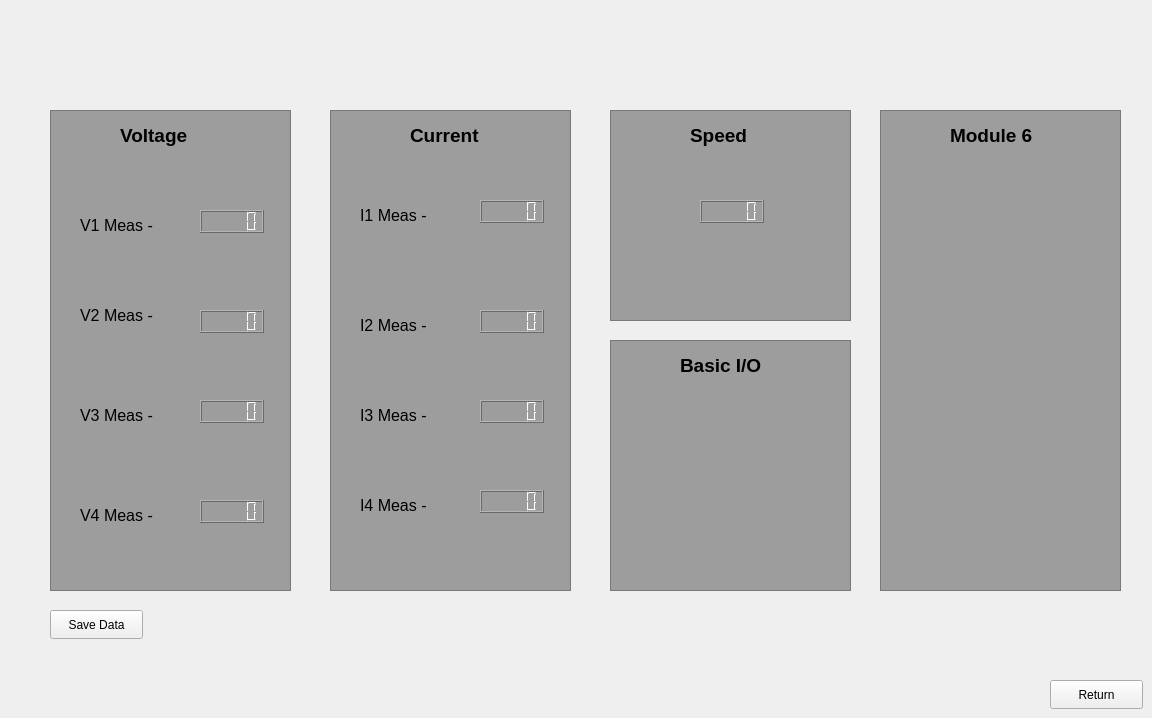
    <widget class="QWidget" name="CustomMeasPg">
     <widget class="QPushButton" name="pushButton_2">
      <property name="geometry">
       <rect>
        <x>1050</x>
        <y>680</y>
        <width>93</width>
        <height>29</height>
       </rect>
      </property>
      <property name="text">
       <string>Return</string>
      </property>
     </widget>
     <widget class="QFrame" name="VoltageMod">
      <property name="geometry">
       <rect>
        <x>50</x>
        <y>110</y>
        <width>241</width>
        <height>481</height>
       </rect>
      </property>
      <property name="styleSheet">
       <string notr="true">background-color: rgb(157, 157, 157);</string>
      </property>
      <property name="frameShape">
       <enum>QFrame::Shape::StyledPanel</enum>
      </property>
      <property name="frameShadow">
       <enum>QFrame::Shadow::Raised</enum>
      </property>
      <widget class="QLabel" name="label">
       <property name="geometry">
        <rect>
         <x>70</x>
         <y>10</y>
         <width>91</width>
         <height>31</height>
        </rect>
       </property>
       <property name="font">
        <font>
         <pointsize>14</pointsize>
         <bold>true</bold>
        </font>
       </property>
       <property name="text">
        <string>Voltage</string>
       </property>
      </widget>
      <widget class="QLCDNumber" name="V1">
       <property name="geometry">
        <rect>
         <x>150</x>
         <y>100</y>
         <width>64</width>
         <height>23</height>
        </rect>
       </property>
      </widget>
      <widget class="QLCDNumber" name="V2">
       <property name="geometry">
        <rect>
         <x>150</x>
         <y>200</y>
         <width>64</width>
         <height>23</height>
        </rect>
       </property>
      </widget>
      <widget class="QLCDNumber" name="V3">
       <property name="geometry">
        <rect>
         <x>150</x>
         <y>290</y>
         <width>64</width>
         <height>23</height>
        </rect>
       </property>
      </widget>
      <widget class="QLCDNumber" name="V4">
       <property name="geometry">
        <rect>
         <x>150</x>
         <y>390</y>
         <width>64</width>
         <height>23</height>
        </rect>
       </property>
      </widget>
      <widget class="QLabel" name="label_5">
       <property name="geometry">
        <rect>
         <x>30</x>
         <y>100</y>
         <width>91</width>
         <height>31</height>
        </rect>
       </property>
       <property name="font">
        <font>
         <pointsize>12</pointsize>
         <bold>false</bold>
        </font>
       </property>
       <property name="text">
        <string>V1 Meas - </string>
       </property>
      </widget>
      <widget class="QLabel" name="label_6">
       <property name="geometry">
        <rect>
         <x>30</x>
         <y>190</y>
         <width>91</width>
         <height>31</height>
        </rect>
       </property>
       <property name="font">
        <font>
         <pointsize>12</pointsize>
         <bold>false</bold>
        </font>
       </property>
       <property name="text">
        <string>V2 Meas - </string>
       </property>
      </widget>
      <widget class="QLabel" name="label_7">
       <property name="geometry">
        <rect>
         <x>30</x>
         <y>290</y>
         <width>91</width>
         <height>31</height>
        </rect>
       </property>
       <property name="font">
        <font>
         <pointsize>12</pointsize>
         <bold>false</bold>
        </font>
       </property>
       <property name="text">
        <string>V3 Meas - </string>
       </property>
      </widget>
      <widget class="QLabel" name="label_8">
       <property name="geometry">
        <rect>
         <x>30</x>
         <y>390</y>
         <width>91</width>
         <height>31</height>
        </rect>
       </property>
       <property name="font">
        <font>
         <pointsize>12</pointsize>
         <bold>false</bold>
        </font>
       </property>
       <property name="text">
        <string>V4 Meas - </string>
       </property>
      </widget>
     </widget>
     <widget class="QFrame" name="CurrentMod">
      <property name="geometry">
       <rect>
        <x>330</x>
        <y>110</y>
        <width>241</width>
        <height>481</height>
       </rect>
      </property>
      <property name="styleSheet">
       <string notr="true">background-color: rgb(157, 157, 157);</string>
      </property>
      <property name="frameShape">
       <enum>QFrame::Shape::StyledPanel</enum>
      </property>
      <property name="frameShadow">
       <enum>QFrame::Shadow::Raised</enum>
      </property>
      <widget class="QLabel" name="label_2">
       <property name="geometry">
        <rect>
         <x>80</x>
         <y>10</y>
         <width>91</width>
         <height>31</height>
        </rect>
       </property>
       <property name="font">
        <font>
         <pointsize>14</pointsize>
         <bold>true</bold>
        </font>
       </property>
       <property name="text">
        <string>Current</string>
       </property>
      </widget>
      <widget class="QLCDNumber" name="I1">
       <property name="geometry">
        <rect>
         <x>150</x>
         <y>90</y>
         <width>64</width>
         <height>23</height>
        </rect>
       </property>
      </widget>
      <widget class="QLCDNumber" name="I2">
       <property name="geometry">
        <rect>
         <x>150</x>
         <y>200</y>
         <width>64</width>
         <height>23</height>
        </rect>
       </property>
      </widget>
      <widget class="QLCDNumber" name="I3">
       <property name="geometry">
        <rect>
         <x>150</x>
         <y>290</y>
         <width>64</width>
         <height>23</height>
        </rect>
       </property>
      </widget>
      <widget class="QLCDNumber" name="I4">
       <property name="geometry">
        <rect>
         <x>150</x>
         <y>380</y>
         <width>64</width>
         <height>23</height>
        </rect>
       </property>
      </widget>
      <widget class="QLabel" name="label_9">
       <property name="geometry">
        <rect>
         <x>30</x>
         <y>90</y>
         <width>91</width>
         <height>31</height>
        </rect>
       </property>
       <property name="font">
        <font>
         <pointsize>12</pointsize>
         <bold>false</bold>
        </font>
       </property>
       <property name="text">
        <string>I1 Meas - </string>
       </property>
      </widget>
      <widget class="QLabel" name="label_10">
       <property name="geometry">
        <rect>
         <x>30</x>
         <y>200</y>
         <width>91</width>
         <height>31</height>
        </rect>
       </property>
       <property name="font">
        <font>
         <pointsize>12</pointsize>
         <bold>false</bold>
        </font>
       </property>
       <property name="text">
        <string>I2 Meas - </string>
       </property>
      </widget>
      <widget class="QLabel" name="label_11">
       <property name="geometry">
        <rect>
         <x>30</x>
         <y>290</y>
         <width>91</width>
         <height>31</height>
        </rect>
       </property>
       <property name="font">
        <font>
         <pointsize>12</pointsize>
         <bold>false</bold>
        </font>
       </property>
       <property name="text">
        <string>I3 Meas - </string>
       </property>
      </widget>
      <widget class="QLabel" name="label_12">
       <property name="geometry">
        <rect>
         <x>30</x>
         <y>380</y>
         <width>91</width>
         <height>31</height>
        </rect>
       </property>
       <property name="font">
        <font>
         <pointsize>12</pointsize>
         <bold>false</bold>
        </font>
       </property>
       <property name="text">
        <string>I4 Meas - </string>
       </property>
      </widget>
     </widget>
     <widget class="QFrame" name="SpeedMod">
      <property name="geometry">
       <rect>
        <x>610</x>
        <y>110</y>
        <width>241</width>
        <height>211</height>
       </rect>
      </property>
      <property name="styleSheet">
       <string notr="true">background-color: rgb(157, 157, 157);</string>
      </property>
      <property name="frameShape">
       <enum>QFrame::Shape::StyledPanel</enum>
      </property>
      <property name="frameShadow">
       <enum>QFrame::Shadow::Raised</enum>
      </property>
      <widget class="QLabel" name="label_3">
       <property name="geometry">
        <rect>
         <x>80</x>
         <y>10</y>
         <width>91</width>
         <height>31</height>
        </rect>
       </property>
       <property name="font">
        <font>
         <pointsize>14</pointsize>
         <bold>true</bold>
        </font>
       </property>
       <property name="text">
        <string>Speed</string>
       </property>
      </widget>
      <widget class="QLCDNumber" name="lcdNumber">
       <property name="geometry">
        <rect>
         <x>90</x>
         <y>90</y>
         <width>64</width>
         <height>23</height>
        </rect>
       </property>
      </widget>
     </widget>
     <widget class="QFrame" name="BasicIOMod">
      <property name="geometry">
       <rect>
        <x>610</x>
        <y>340</y>
        <width>241</width>
        <height>251</height>
       </rect>
      </property>
      <property name="styleSheet">
       <string notr="true">background-color: rgb(157, 157, 157);</string>
      </property>
      <property name="frameShape">
       <enum>QFrame::Shape::StyledPanel</enum>
      </property>
      <property name="frameShadow">
       <enum>QFrame::Shadow::Raised</enum>
      </property>
      <widget class="QLabel" name="label_4">
       <property name="geometry">
        <rect>
         <x>70</x>
         <y>10</y>
         <width>101</width>
         <height>31</height>
        </rect>
       </property>
       <property name="font">
        <font>
         <pointsize>14</pointsize>
         <bold>true</bold>
        </font>
       </property>
       <property name="text">
        <string>Basic I/O</string>
       </property>
      </widget>
     </widget>
     <widget class="QFrame" name="Mod">
      <property name="geometry">
       <rect>
        <x>880</x>
        <y>110</y>
        <width>241</width>
        <height>481</height>
       </rect>
      </property>
      <property name="styleSheet">
       <string notr="true">background-color: rgb(157, 157, 157);</string>
      </property>
      <property name="frameShape">
       <enum>QFrame::Shape::StyledPanel</enum>
      </property>
      <property name="frameShadow">
       <enum>QFrame::Shadow::Raised</enum>
      </property>
      <widget class="QLabel" name="label_15">
       <property name="geometry">
        <rect>
         <x>70</x>
         <y>10</y>
         <width>101</width>
         <height>31</height>
        </rect>
       </property>
       <property name="font">
        <font>
         <pointsize>14</pointsize>
         <bold>true</bold>
        </font>
       </property>
       <property name="text">
        <string>Module 6</string>
       </property>
      </widget>
     </widget>
     <widget class="QPushButton" name="dataSave1">
      <property name="geometry">
       <rect>
        <x>50</x>
        <y>610</y>
        <width>93</width>
        <height>29</height>
       </rect>
      </property>
      <property name="text">
       <string>Save Data</string>
      </property>
     </widget>
    </widget>
